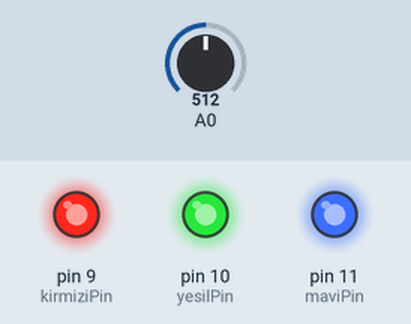
This sketch was run on a simulated Arduino Uno, built with avr-gcc and run on an emulated ATmega328P. Shown: output pins drawn as LEDs (lit = HIGH). Inputs (shaded band) come from the test bench; at power-on: A0 = 512.

Above: at 1.2 s.
1.3 s: A0 set to 53
2.8 s: A0 set to 45
At 3.7 s:
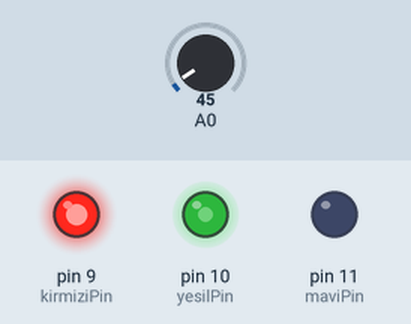
4.3 s: A0 set to 91
5.8 s: A0 set to 112
At 7.0 s:
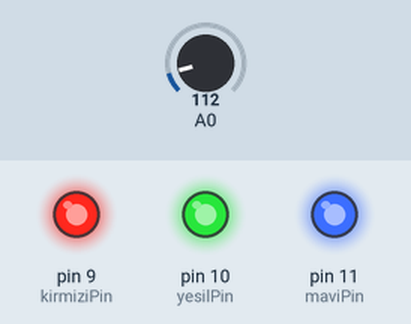
7.3 s: A0 set to 40
At 8.3 s:
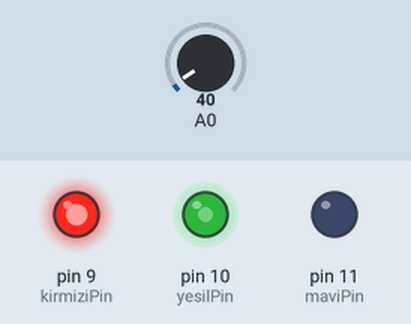
8.8 s: A0 set to 110
At 9.5 s:
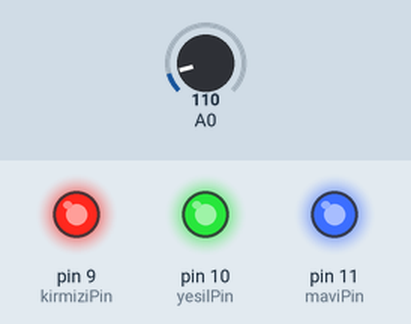
Timing chart, 0 to 11.3 s (numbered marks = the images above; inputs shaded):
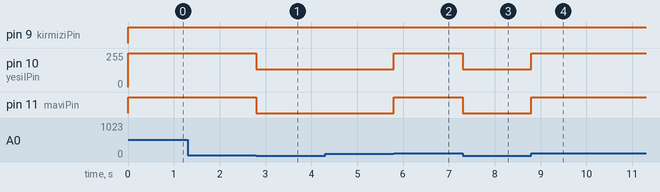

Measured:
- the behaviour switches between 50 and 49 on A0 (found by bisection; images 0 and 1)
- the behaviour switches between 100 and 101 on A0 (found by bisection; images 1 and 2)
- after the input at 1.3 s, every drawn part: stays the same
- after the input at 2.8 s, pin 10 (yesilPin): 255/255 → 135/255 at once; pin 11 (maviPin): HIGH → LOW at once
- after the input at 4.3 s, every drawn part: stays the same
- after the input at 5.8 s, pin 10 (yesilPin): 135/255 → 255/255 at once; pin 11 (maviPin): LOW → HIGH at once
- after the input at 7.3 s, pin 10 (yesilPin): 255/255 → 135/255 at once; pin 11 (maviPin): HIGH → LOW at once
- after the input at 8.8 s, pin 10 (yesilPin): 135/255 → 255/255 at once; pin 11 (maviPin): LOW → HIGH at once

The sketch:

RGB_LED.ino
```cpp
int kirmiziPin = 9;
int yesilPin = 10;
int maviPin = 11;
int deger;
void setup()
{
  pinMode(kirmiziPin,OUTPUT);
  pinMode(yesilPin,OUTPUT);
  pinMode(maviPin,OUTPUT);


}
void loop()
{
  deger=analogRead(A0);

  if(deger>100)
  {
    renkAyar(0,0,0);
  }
  else if(deger<50)
  {
    renkAyar(0,120,255);
  }
}
void renkAyar(int kirmizi,int yesil,int mavi)
{
  kirmizi=255-kirmizi;
  yesil = 255-yesil;
  mavi = 255-mavi;
  analogWrite(kirmiziPin,kirmizi);
  analogWrite(yesilPin,yesil);
  analogWrite(maviPin,mavi);
}
```
